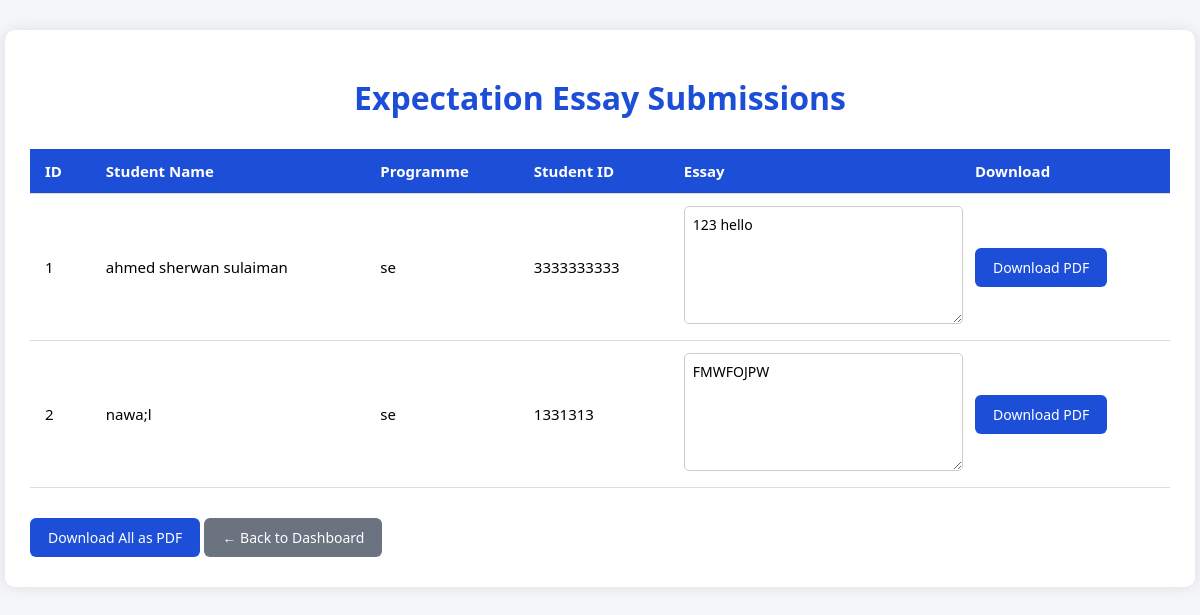
The app's page /admin/form1 with its own data.
### models.py (models this page shows)
class ExpectationEssay(db.Model):
    id = db.Column(db.Integer, primary_key=True)
    student_name = db.Column(db.String(100))
    school_programme = db.Column(db.String(150))
    student_id = db.Column(db.String(50))
    essay = db.Column(db.Text)

### app.py (the view)
@app.route('/admin/form1')
def admin_view_form1():
    entries = ExpectationEssay.query.all()
    return render_template('admin_view_form1.html', entries=entries)

### templates/admin_view_form1.html (shortened to what this page needs)
<!DOCTYPE html>
<html lang="en">
<head>
</head>
<body>
    <div class="container">
        <h1>Expectation Essay Submissions</h1>
        <table class="styled-table">
            <thead>
                <tr>
                    <th>ID</th>
                    <th>Student Name</th>
                    <th>Programme</th>
                    <th>Student ID</th>
                    <th>Essay</th>
                    <th>Download</th>
                </tr>
            </thead>
            <tbody>
                {% for entry in entries %}
                <tr>
                    <td>{{ entry.id }}</td>
                    <td>{{ entry.student_name }}</td>
                    <td>{{ entry.school_programme }}</td>
                    <td>{{ entry.student_id }}</td>
                    <td>
                        <textarea readonly>{{ entry.essay }}</textarea>
                    </td>
                    <td>
                        <a href="{{ url_for('download_form1_pdf', id=entry.id) }}" class="btn">Download PDF</a>
                    </td>
                </tr>
                {% endfor %}
            </tbody>
        </table>
        <a href="{{ url_for('download_all_form1') }}" class="btn">Download All as PDF</a>
        <a href="{{ url_for('admin_dashboard') }}" class="btn back-btn">← Back to Dashboard</a>
    </div>
</body>
</html>

### templates/admin_view_form1.html (style rules this page uses)
body { font-family: 'Segoe UI', sans-serif; background-color: #f4f6f9; margin: 0; padding: 0; }
.container { width: 95%; margin: 30px auto; background-color: white; padding: 25px; border-radius: 10px; box-shadow: 0 0 15px rgba(0,0,0,0.1); }
h1 { text-align: center; color: #1d4ed8; margin-bottom: 30px; }
.styled-table { width: 100%; border-collapse: collapse; font-size: 15px; margin-bottom: 25px; }
.styled-table thead tr { background-color: #1d4ed8; color: #ffffff; text-align: left; }
.styled-table th, .styled-table td { padding: 12px 15px; border-bottom: 1px solid #dddddd; }
textarea { width: 100%; height: 100px; resize: vertical; border: 1px solid #ccc; padding: 8px; border-radius: 5px; font-family: inherit; font-size: 14px; }
.btn { display: inline-block; padding: 10px 18px; margin: 5px 0; font-size: 14px; text-align: center; color: #fff; background-color: #1d4ed8; border: none; border-radius: 6px; text-decoration: none; transition: background 0.3s ease; }
.back-btn { background-color: #6b7280; }

### records on screen
ExpectationEssay: id "1", student_name "ahmed sherwan sulaiman", school_programme "se", student_id "3333333333", essay "123 hello"
ExpectationEssay: id "2", student_name "nawa;l", school_programme "se", student_id "1331313", essay "FMWFOJPW"
